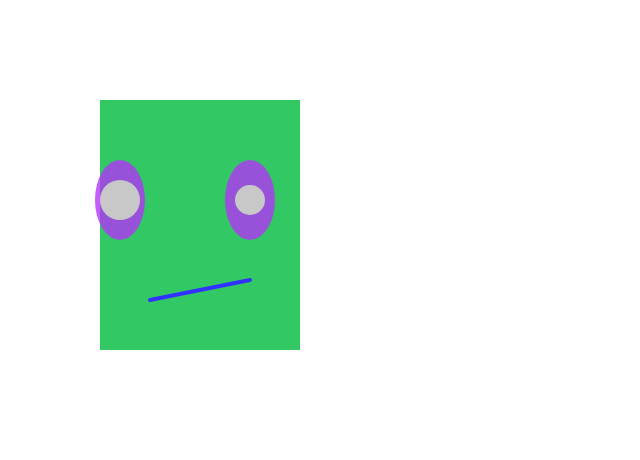
Frame 1 (no input)
Frame 60 (no input): identical to frame 1, image omitted
Frame 120 (the mouse pressed at the canvas centre since frame 60): identical to frame 1, image omitted

The p5.js sketch that drew this single still picture (run headless with seeded random() and noise() and a simulated clock; from frame 60 on, the mouse is pressed at the canvas centre):

// p5.js sketch
// ── sketch.js
function setup() {
	createCanvas(640, 460);
}
function draw() {
	background("white");
	
	var faceColor = color(50,200,100);
	var eyeColor = color(180, 50, 250, 200);
	var pupilColor = color(200);
	var mouthColor = color(50, 50, 255);
	
	var eyeWidth = 50;
	var eyeHeight = 80;
	var leftEyeX = 120;
	
	noStroke();
	fill(faceColor);
	rect(100, 100, 200, 250);
	
	fill(eyeColor);
	ellipse(leftEyeX, 200, eyeWidth, eyeHeight);
	ellipse(250, 200, eyeWidth, eyeHeight);
	
	fill(pupilColor);
	ellipse(leftEyeX, 200, 40);
	ellipse(250, 200, 30);
	
	stroke(mouthColor);
	strokeWeight(4);
	line(150, 300, 250, 280);
}
